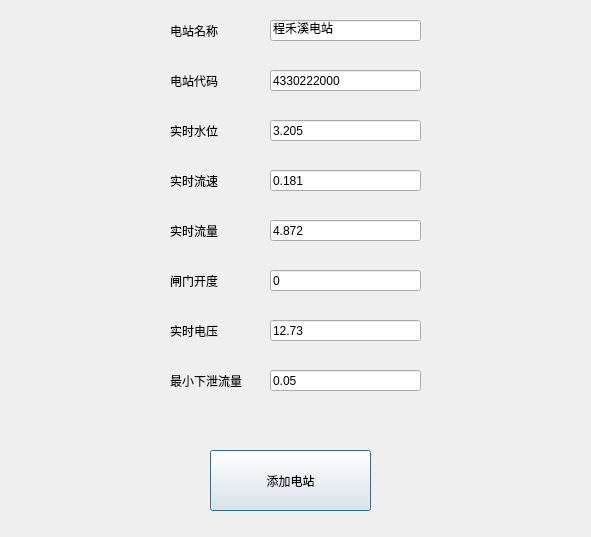
<?xml version="1.0" encoding="UTF-8"?>
<ui version="4.0">
 <class>Dialog</class>
 <widget class="QDialog" name="Dialog">
  <property name="geometry">
   <rect>
    <x>0</x>
    <y>0</y>
    <width>591</width>
    <height>537</height>
   </rect>
  </property>
  <property name="sizePolicy">
   <sizepolicy hsizetype="Fixed" vsizetype="Fixed">
    <horstretch>0</horstretch>
    <verstretch>0</verstretch>
   </sizepolicy>
  </property>
  <property name="windowTitle">
   <string>Dialog</string>
  </property>
  <widget class="QLabel" name="label">
   <property name="geometry">
    <rect>
     <x>170</x>
     <y>70</y>
     <width>61</width>
     <height>21</height>
    </rect>
   </property>
   <property name="text">
    <string>电站代码</string>
   </property>
  </widget>
  <widget class="QLabel" name="label_2">
   <property name="geometry">
    <rect>
     <x>170</x>
     <y>120</y>
     <width>72</width>
     <height>21</height>
    </rect>
   </property>
   <property name="text">
    <string>实时水位</string>
   </property>
  </widget>
  <widget class="QLabel" name="label_3">
   <property name="geometry">
    <rect>
     <x>170</x>
     <y>170</y>
     <width>72</width>
     <height>21</height>
    </rect>
   </property>
   <property name="text">
    <string>实时流速</string>
   </property>
  </widget>
  <widget class="QLabel" name="label_4">
   <property name="geometry">
    <rect>
     <x>170</x>
     <y>220</y>
     <width>72</width>
     <height>21</height>
    </rect>
   </property>
   <property name="text">
    <string>实时流量</string>
   </property>
  </widget>
  <widget class="QLabel" name="label_5">
   <property name="geometry">
    <rect>
     <x>170</x>
     <y>270</y>
     <width>72</width>
     <height>21</height>
    </rect>
   </property>
   <property name="text">
    <string>闸门开度</string>
   </property>
  </widget>
  <widget class="QLabel" name="label_6">
   <property name="geometry">
    <rect>
     <x>170</x>
     <y>320</y>
     <width>72</width>
     <height>21</height>
    </rect>
   </property>
   <property name="text">
    <string>实时电压</string>
   </property>
  </widget>
  <widget class="QLineEdit" name="dzId">
   <property name="geometry">
    <rect>
     <x>270</x>
     <y>70</y>
     <width>151</width>
     <height>21</height>
    </rect>
   </property>
   <property name="text">
    <string>4330222000</string>
   </property>
  </widget>
  <widget class="QLineEdit" name="level">
   <property name="geometry">
    <rect>
     <x>270</x>
     <y>120</y>
     <width>151</width>
     <height>21</height>
    </rect>
   </property>
   <property name="text">
    <string>3.205</string>
   </property>
  </widget>
  <widget class="QLineEdit" name="flow_rate">
   <property name="geometry">
    <rect>
     <x>270</x>
     <y>170</y>
     <width>151</width>
     <height>21</height>
    </rect>
   </property>
   <property name="text">
    <string>0.181</string>
   </property>
  </widget>
  <widget class="QLineEdit" name="flow">
   <property name="geometry">
    <rect>
     <x>270</x>
     <y>220</y>
     <width>151</width>
     <height>21</height>
    </rect>
   </property>
   <property name="text">
    <string>4.872</string>
   </property>
  </widget>
  <widget class="QLineEdit" name="gatage">
   <property name="geometry">
    <rect>
     <x>270</x>
     <y>270</y>
     <width>151</width>
     <height>21</height>
    </rect>
   </property>
   <property name="text">
    <string>0</string>
   </property>
  </widget>
  <widget class="QLineEdit" name="voltage">
   <property name="geometry">
    <rect>
     <x>270</x>
     <y>320</y>
     <width>151</width>
     <height>21</height>
    </rect>
   </property>
   <property name="text">
    <string>12.73</string>
   </property>
  </widget>
  <widget class="QPushButton" name="btnAddDZ">
   <property name="geometry">
    <rect>
     <x>210</x>
     <y>450</y>
     <width>161</width>
     <height>61</height>
    </rect>
   </property>
   <property name="text">
    <string>添加电站</string>
   </property>
  </widget>
  <widget class="QLabel" name="label_7">
   <property name="geometry">
    <rect>
     <x>170</x>
     <y>20</y>
     <width>61</width>
     <height>21</height>
    </rect>
   </property>
   <property name="text">
    <string>电站名称</string>
   </property>
  </widget>
  <widget class="QLineEdit" name="dzName">
   <property name="geometry">
    <rect>
     <x>270</x>
     <y>20</y>
     <width>151</width>
     <height>21</height>
    </rect>
   </property>
   <property name="text">
    <string>程禾溪电站</string>
   </property>
  </widget>
  <widget class="QLabel" name="label_8">
   <property name="geometry">
    <rect>
     <x>170</x>
     <y>370</y>
     <width>72</width>
     <height>21</height>
    </rect>
   </property>
   <property name="text">
    <string>最小下泄流量</string>
   </property>
  </widget>
  <widget class="QLineEdit" name="min_flow">
   <property name="geometry">
    <rect>
     <x>270</x>
     <y>370</y>
     <width>151</width>
     <height>21</height>
    </rect>
   </property>
   <property name="text">
    <string>0.05</string>
   </property>
  </widget>
 </widget>
 <layoutdefault spacing="6" margin="11"/>
 <resources/>
 <connections/>
</ui>
